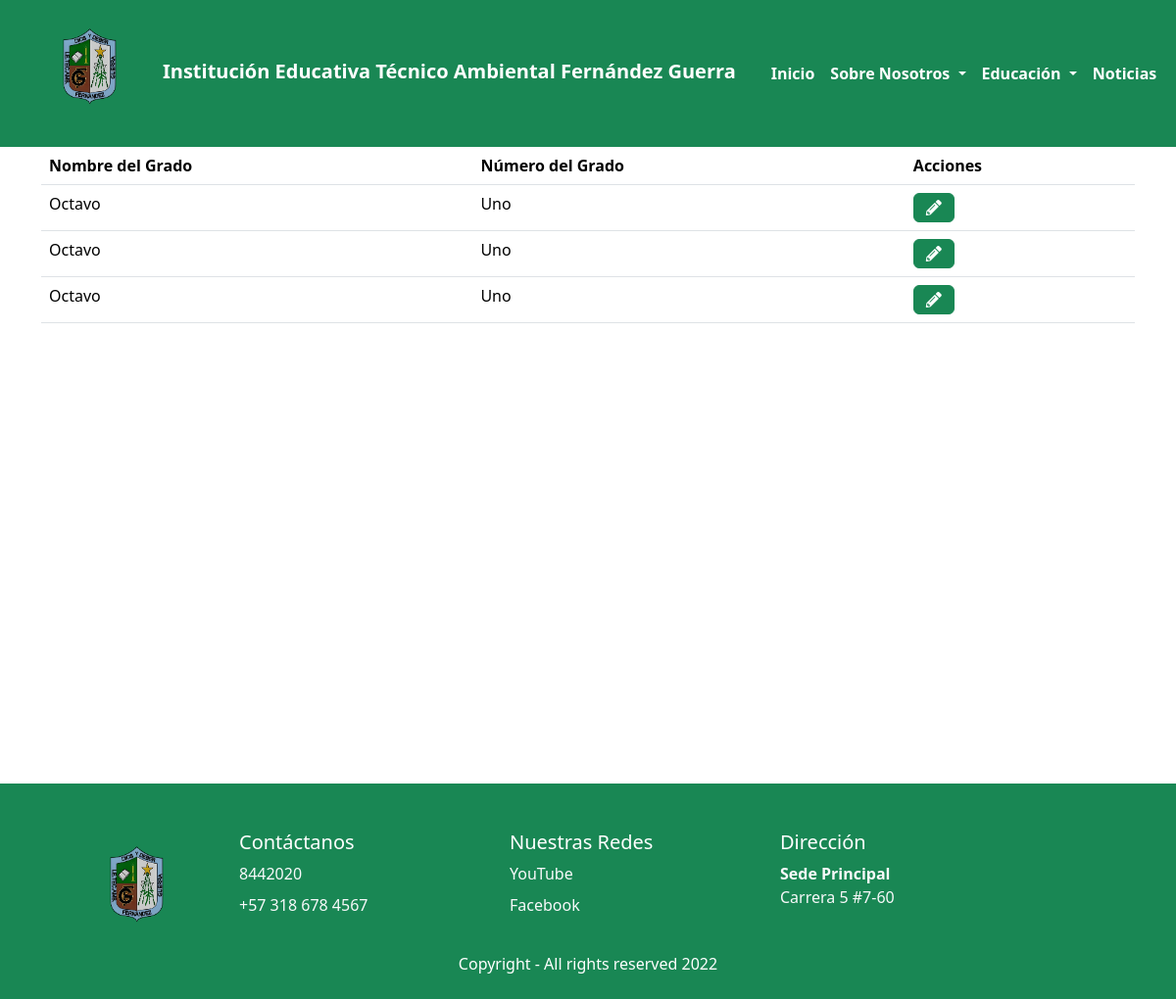
Before: /grado/ with the older database file.
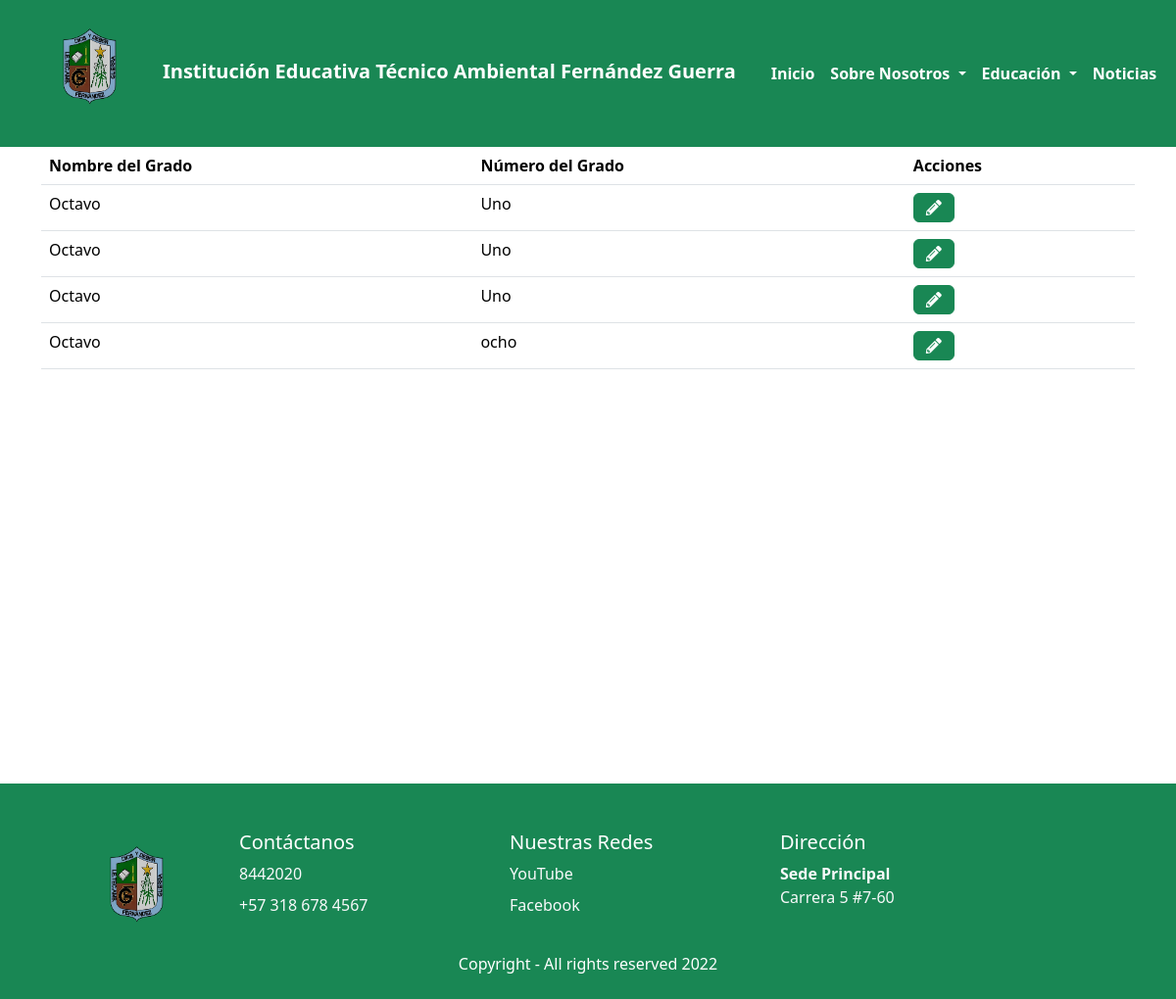
After: the same page with the newer database file.
### grado/models.py (models this page shows)
class Grado(models.Model):
    usuario=models.ForeignKey(Usuario, on_delete=models.CASCADE,verbose_name='Usuario')
    nomGrado=models.CharField(max_length=20, verbose_name="Nombre Grado")
    numGrado=models.CharField(max_length=20, verbose_name="Número Grado")

### grado/views.py (the view)
# urls.py: path('grado/', include('grado.urls')),
def grado(request):
    titulo="Grado"
    grado= Grado.objects.all()
    context={
        'titulo':titulo,
        'grado':grado
}
    return render(request,'grado/grado.html',context)

### base/Templates/grado/grado.html
{% extends 'partials/body.html' %}
{% block contenido %}
<table class="table">
  <thead>
    <tr>
      <th scope="col">Nombre del Grado</th>
      <th scope="col">Número del Grado</th>
      <th scope="col">Acciones</th>
    </tr>
  </thead>
  <tbody>
    {% for grado in grado %}
    <tr>
      <td>{{grado.nomGrado}}</td>
      <td>{{grado.numGrado}}</td>
      <td><a class="btn btn-success" href="#"><i class="fas fa-pencil-alt"></a></td>
    </tr>
    {% endfor %}
  </tbody>
</table>
{% endblock contenido %}

Changed rows visible on the page:
added Grado: nomGrado "Octavo", numGrado "ocho"
